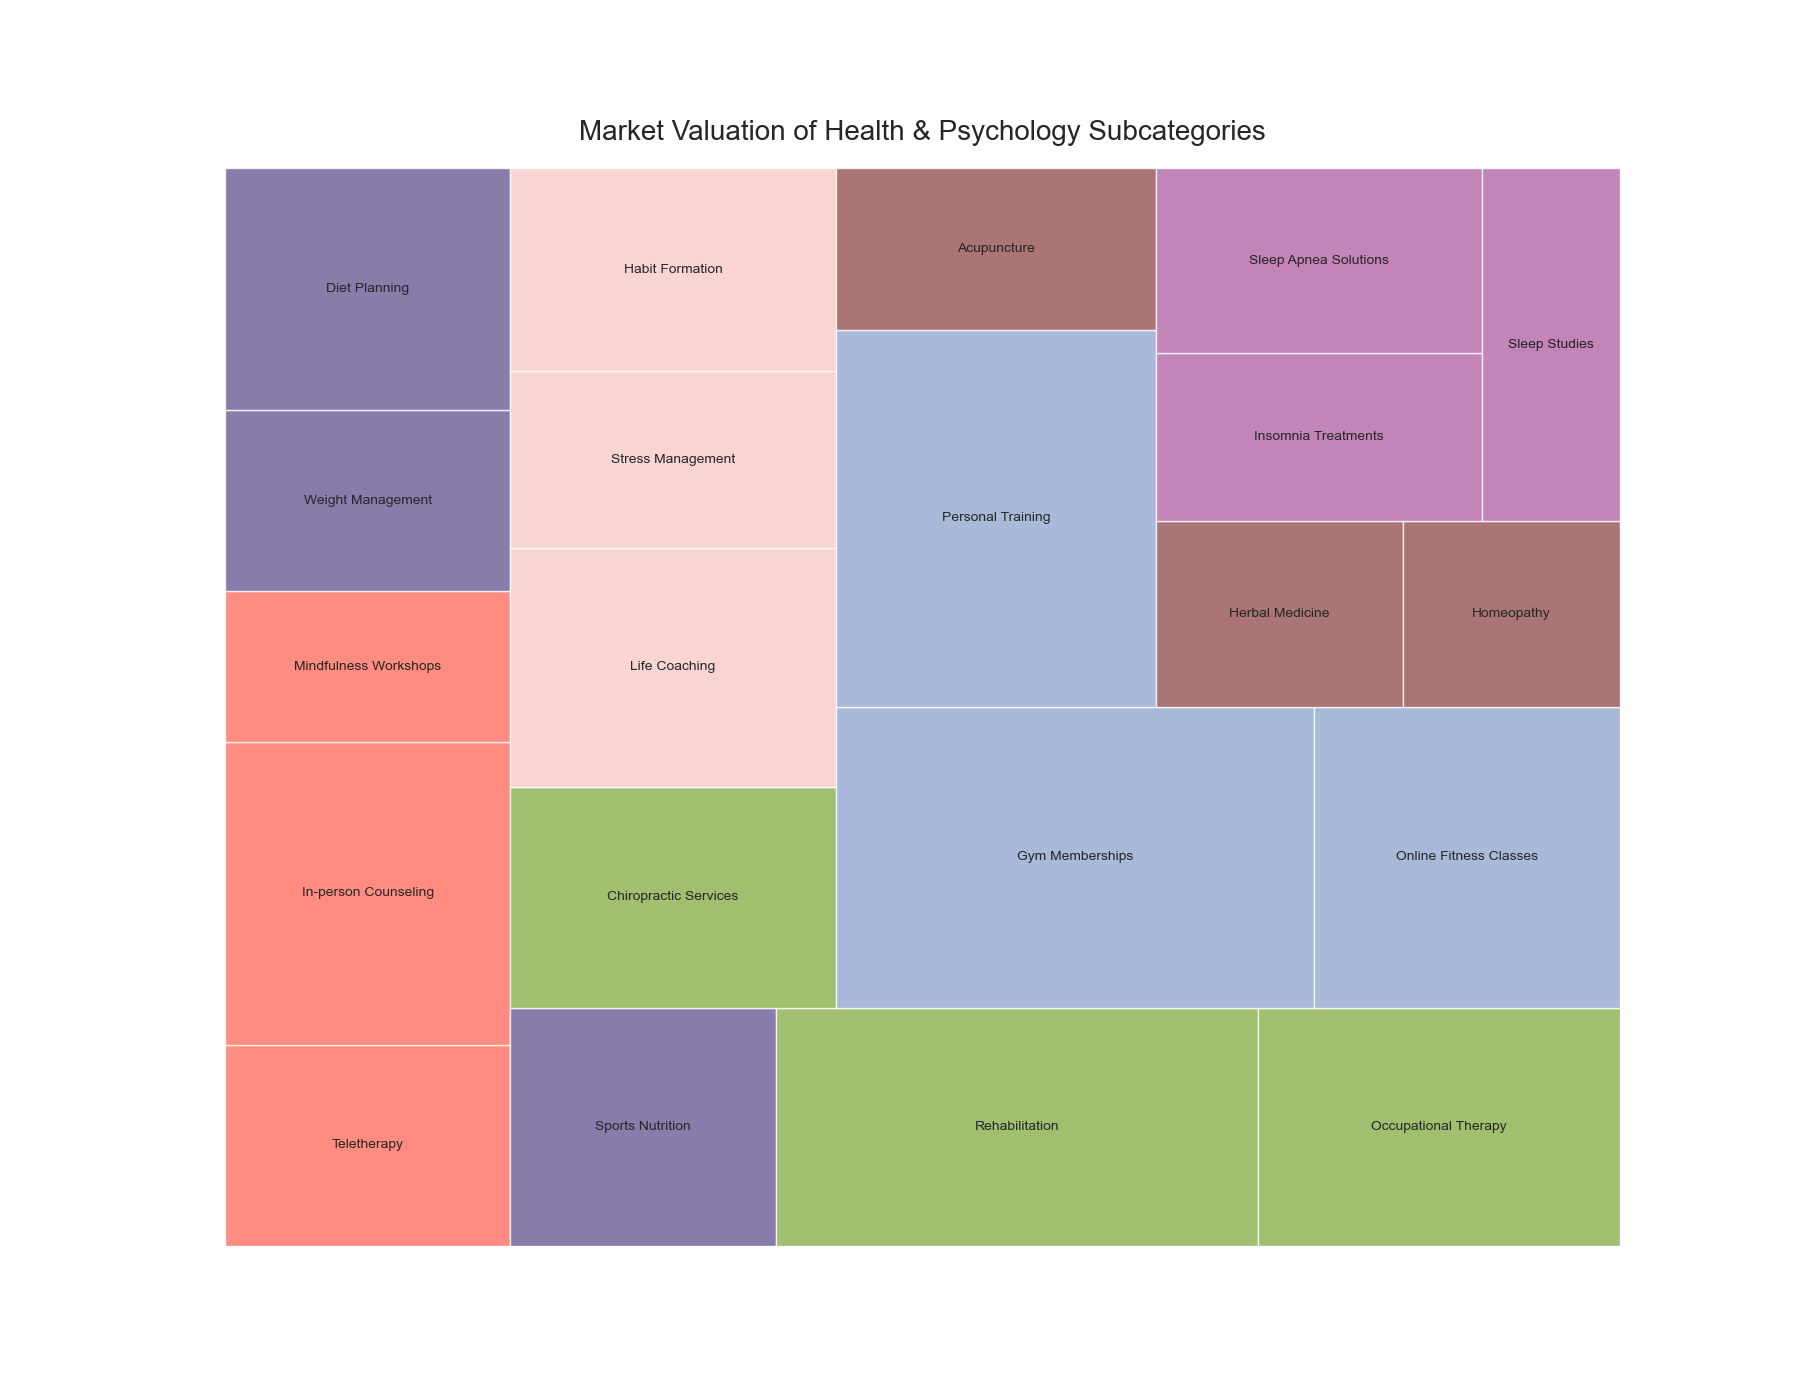

Generate this figure with Python:

import matplotlib.pyplot as plt
import pandas as pd
import squarify

data = {
    "Category": ["Mental Health Services", "Mental Health Services", "Mental Health Services",
                 "Nutrition Counseling", "Nutrition Counseling", "Nutrition Counseling",
                 "Physical Therapy", "Physical Therapy", "Physical Therapy",
                 "Wellness Coaching", "Wellness Coaching", "Wellness Coaching",
                 "Fitness Programs", "Fitness Programs", "Fitness Programs",
                 "Alternative Medicine", "Alternative Medicine", "Alternative Medicine",
                 "Sleep Science", "Sleep Science", "Sleep Science"],
    "Subcategory": ["Teletherapy", "In-person Counseling", "Mindfulness Workshops",
                    "Weight Management", "Diet Planning", "Sports Nutrition",
                    "Rehabilitation", "Occupational Therapy", "Chiropractic Services",
                    "Life Coaching", "Stress Management", "Habit Formation",
                    "Gym Memberships", "Online Fitness Classes", "Personal Training",
                    "Acupuncture", "Herbal Medicine", "Homeopathy",
                    "Insomnia Treatments", "Sleep Apnea Solutions", "Sleep Studies"],
    "Value": [200000, 300000, 150000,
              180000, 240000, 220000,
              400000, 300000, 250000,
              270000, 200000, 230000,
              500000, 320000, 420000,
              180000, 160000, 140000,
              190000, 210000, 170000]
}

df = pd.DataFrame(data)

color_mapper = {
    'Mental Health Services': '#FF6F61',
    'Nutrition Counseling': '#6B5B95',
    'Physical Therapy': '#88B04B',
    'Wellness Coaching': '#F7CAC9',
    'Fitness Programs': '#92A8D1',
    'Alternative Medicine': '#955251',
    'Sleep Science': '#B565A7'
}

colors = [color_mapper[category] for category in df['Category']]

fig, ax = plt.subplots(1, figsize=(18, 14))

squarify.plot(sizes=df['Value'], label=df['Subcategory'], color=colors, alpha=0.8, text_kwargs={'fontsize':10})

plt.title('Market Valuation of Health & Psychology Subcategories', fontsize=20, pad=20)
plt.axis('off')
plt.show()
